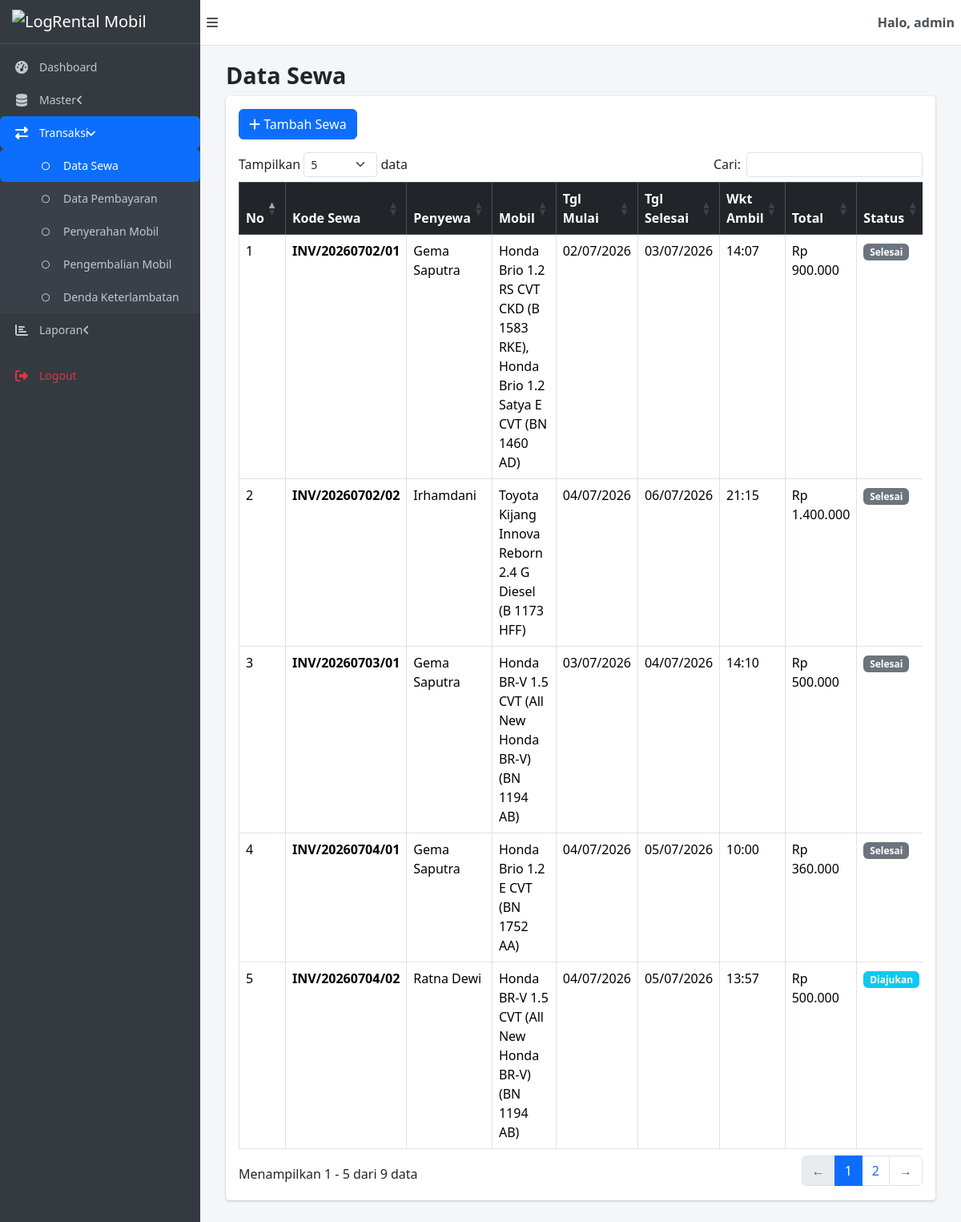
Screenshot of /admin/controller/tsewa_controller.php (signed in) with the database file from the repository.
### tables this page shows
CREATE TABLE `t_sewa` (
  `kode_sewa` varchar(15) NOT NULL,
  `tgl_mulai` date NOT NULL,
  `tgl_selesai` date NOT NULL,
  `wkt_ambil` time NOT NULL,
  `status_sewa` enum('diajukan','disetujui','ditolak','aktif','selesai','batal','keranjang') DEFAULT 'keranjang',
  `user_plg` varchar(15) NOT NULL
);

### admin/controller/tsewa_controller.php (called while the page is built, shortened)
<?php
require_once __DIR__ . '/../../konfig/koneksi.php';
require_once __DIR__ . '/../model/tsewa_model.php';
$model = new TSewa();
$aksi  = $_GET['aksi'] ?? 'index';
$pesan = '';
$tipe_pesan = '';
switch ($aksi) {
  case 'index':
    $data_sewa = $model->getAllWithDetail();
    break;
}
$total_mobil_tersedia = count($data_mobil ?? []);
$data_untuk_view = [
  'judul_halaman'        => 'Data Sewa',
  'nama_admin'           => $_SESSION['admin_username'],
  'data_sewa'            => $data_sewa ?? [],
  'data_penyewa'         => $data_penyewa ?? [],
  'data_mobil'           => $data_mobil ?? [],
  'aksi'                 => $aksi,
  'sewa_dipilih'         => $sewa_dipilih ?? null,
  'detail_pilih'         => $detail_pilih ?? [],
  'pesan'                => $pesan,
  'tipe_pesan'           => $tipe_pesan,
  'total_mobil_tersedia' => $total_mobil_tersedia
];
extract($data_untuk_view);
require_once __DIR__ . '/../view/tsewa_view.php';

### konfig/koneksi.php (called while the page is built, shortened)
<?php
class Database
{
  private $pdo;
  public function __construct($host, $dbname, $username, $password)
  {
    $dsn = "mysql:host=$host;dbname=$dbname;charset=utf8mb4";
    $options = [
      PDO::ATTR_ERRMODE            => PDO::ERRMODE_EXCEPTION,
      PDO::ATTR_DEFAULT_FETCH_MODE => PDO::FETCH_ASSOC,
    ];
    $this->pdo = new PDO($dsn, $username, $password, $options);
  }
  public function select($tabel, $data = [])
  {
    $sql = "SELECT * FROM $tabel";
    $values = [];
    if (!empty($data)) {
      $where = [];
      foreach ($data as $key => $val) {
        $where[] = "$key = ?";
        $values[] = $val;
      }
      $sql .= " WHERE " . implode(" AND ", $where);
    }
    $stmt = $this->pdo->prepare($sql);
    $stmt->execute($values);
    return $stmt->fetchAll();
  }
}
$host = 'localhost';
$db   = 'db_dpwl_keysia';
$user = 'root';
$pass = '';
$conn = new Database($host, $db, $user, $pass);

### admin/model/tsewa_model.php (called while the page is built, shortened)
<?php
require_once __DIR__ . '/../../konfig/koneksi.php';
class TSewa
{
  private $conn;
  private $tabel_sewa    = 't_sewa';
  private $tabel_pilih   = 't_pilih';
  private $tabel_penyewa = 't_penyewa';
  private $tabel_mobil   = 't_mobil';
  public function __construct()
  {
    global $conn;
    $this->conn = $conn;
  }
  public function getAll()
  {
    return $this->conn->select($this->tabel_sewa);
  }
  public function getPilihByKode($kode_sewa)
  {
    return $this->conn->select($this->tabel_pilih, ['kode_sewa' => $kode_sewa]);
  }
  public function getPenyewa()
  {
    return $this->conn->select($this->tabel_penyewa);
  }
  public function getMobil()
  {
    return $this->conn->select($this->tabel_mobil);
  }
  public function getAllWithDetail()
  {
    $sewa    = $this->getAll();
    $penyewa = $this->getPenyewa();
    $mobil   = $this->getMobil();
    $map_penyewa = [];
    foreach ($penyewa as $p) {
      $map_penyewa[$p['user_plg']] = $p;
    }
    $map_mobil = [];
    foreach ($mobil as $m) {
      $map_mobil[$m['no_plat']] = $m;
    }
    $hasil = [];
    foreach ($sewa as $s) {
      $p = $map_penyewa[$s['user_plg']] ?? null;
      $pilih_list = $this->getPilihByKode($s['kode_sewa']);
      $nama_mobil_arr = [];
      $total_bayar    = 0;
      foreach ($pilih_list as $pl) {
        $m = $map_mobil[$pl['no_plat']] ?? null;
        $nama_mobil_arr[] = $m ? $m['nm_mobil'] . " (" . $pl['no_plat'] . ")" : $pl['no_plat'];
        $total_bayar += ($pl['hrg_sewa'] * $pl['n_hari']);
      }
      $s['nm_lngkp']     = $p ? $p['nm_lngkp'] : '-';
      $s['nik']          = $p ? $p['nik'] : '-';
      $s['nama_mobil']   = implode(', ', $nama_mobil_arr);
      $s['total_bayar']  = $total_bayar;
      $s['detail_pilih'] = $pilih_list;
      $hasil[] = $s;
    }
    return $hasil;
  }
}

### admin/view/tsewa_view.php (the view, shortened to what this page needs)
<?php require_once __DIR__ . '/header.php'; ?>
<?php if ($aksi === 'index'): ?>
  <div class="card">
    <div class="card-body">
      <a href="<?= BASE_URL ?>admin/controller/tsewa_controller.php?aksi=tambah" class="btn btn-primary mb-3">
        <i class="fas fa-plus"></i> Tambah Sewa
      </a>
      <div class="table-responsive">
        <table class="table table-bordered table-hover datatable">
          <thead class="table-dark">
            <tr>
              <th>No</th>
              <th>Kode Sewa</th>
              <th>Penyewa</th>
              <th>Mobil</th>
              <th>Tgl Mulai</th>
              <th>Tgl Selesai</th>
              <th>Wkt Ambil</th>
              <th>Total</th>
              <th>Status</th>
            </tr>
          </thead>
          <tbody>
            <?php if (!empty($data_sewa)): ?>
              <?php $no = 1;
              foreach ($data_sewa as $sewa): ?>
                <tr>
                  <td><?= $no++ ?></td>
                  <td><strong><?= htmlspecialchars($sewa['kode_sewa']) ?></strong></td>
                  <td><?= htmlspecialchars($sewa['nm_lngkp'] ?? '-') ?></td>
                  <td><?= htmlspecialchars($sewa['nama_mobil'] ?? '-') ?></td>
                  <td><?= date('d/m/Y', strtotime($sewa['tgl_mulai'])) ?></td>
                  <td><?= date('d/m/Y', strtotime($sewa['tgl_selesai'])) ?></td>
                  <td><?= date('H:i', strtotime($sewa['wkt_ambil'])) ?></td>
                  <td>Rp <?= number_format($sewa['total_bayar'] ?? 0, 0, ',', '.') ?></td>
                  <td>
                    <?php
                    $warna_status = [
                      'diajukan'  => 'info',
                      'disetujui' => 'primary',
                      'ditolak'   => 'danger',
                      'aktif'     => 'success',
                      'selesai'   => 'secondary',
                      'batal'     => 'dark'
                    ];
                    $warna = $warna_status[$sewa['status_sewa']] ?? 'secondary';
                    ?>
                    <span class="badge bg-<?= $warna ?>">
                      <?= ucfirst($sewa['status_sewa']) ?>
                    </span>
                  </td>
                </tr>
              <?php endforeach; ?>
            <?php else: ?>
              <tr>
                <td colspan="9" class="text-center">Tidak ada data sewa</td>
              </tr>
            <?php endif; ?>
          </tbody>
        </table>
      </div>
    </div>
  </div>
<?php endif; ?>
<?php require_once __DIR__ . '/footer.php'; ?>

### aset/style-dashboard.css (style rules this page uses)
* { margin: 0; padding: 0; box-sizing: border-box; }
body { font-family: 'Segoe UI', Tahoma, Geneva, Verdana, sans-serif; background-color: #f4f6f9; overflow-x: hidden; }
.card { border: none; border-radius: 0.25rem; box-shadow: 0 0 1px rgba(0, 0, 0, .125), 0 1px 3px rgba(0, 0, 0, .2); margin-bottom: 1rem; }
.card-body { padding: 1rem; }

### rows the page displays
t_sewa: kode_sewa "INV/20260702/01", nm_lngkp "Gema Saputra", nama_mobil "Honda Brio 1.2 RS CVT CKD (B 1583 RKE), Honda Brio 1.2 Satya E CVT (BN 1460 AD)", tgl_mulai "02/07/2026", tgl_selesai "03/07/2026", wkt_ambil "14:07", total_bayar "900.000", status_sewa "Selesai"
t_sewa: kode_sewa "INV/20260702/02", nm_lngkp "Irhamdani", nama_mobil "Toyota Kijang Innova Reborn 2.4 G Diesel (B 1173 HFF)", tgl_mulai "04/07/2026", tgl_selesai "06/07/2026", wkt_ambil "21:15", total_bayar "1.400.000", status_sewa "Selesai"
t_sewa: kode_sewa "INV/20260703/01", nm_lngkp "Gema Saputra", nama_mobil "Honda BR-V 1.5 CVT (All New Honda BR-V) (BN 1194 AB)", tgl_mulai "03/07/2026", tgl_selesai "04/07/2026", wkt_ambil "14:10", total_bayar "500.000", status_sewa "Selesai"
t_sewa: kode_sewa "INV/20260704/01", nm_lngkp "Gema Saputra", nama_mobil "Honda Brio 1.2 E CVT (BN 1752 AA)", tgl_mulai "04/07/2026", tgl_selesai "05/07/2026", wkt_ambil "10:00", total_bayar "360.000", status_sewa "Selesai"
t_sewa: kode_sewa "INV/20260704/02", nm_lngkp "Ratna Dewi", nama_mobil "Honda BR-V 1.5 CVT (All New Honda BR-V) (BN 1194 AB)", tgl_mulai "04/07/2026", tgl_selesai "05/07/2026", wkt_ambil "13:57", total_bayar "500.000", status_sewa "Diajukan"

### other values shown
$nama_admin "admin"
$judul_halaman "Data Sewa"
